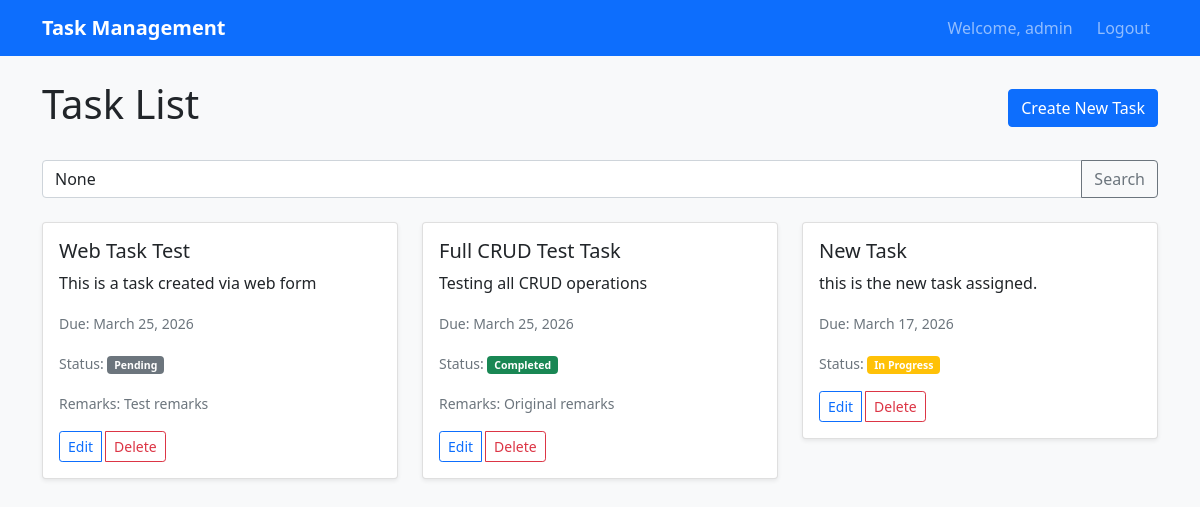
The app's page / (signed in) with its own data.
### taskapp/models.py (models this page shows, shortened)
class Task(models.Model):
    STATUS_CHOICES = [
        ('Pending', 'Pending'),
        ('In Progress', 'In Progress'),
        ('Completed', 'Completed'),
    ]
    title = models.CharField(max_length=200)
    description = models.TextField()
    due_date = models.DateField()
    status = models.CharField(max_length=20, choices=STATUS_CHOICES, default='Pending')
    remarks = models.TextField(blank=True, null=True)
    created_on = models.DateTimeField(auto_now_add=True)
    last_updated_on = models.DateTimeField(auto_now=True)
    created_by = models.ForeignKey(User, related_name='created_tasks', on_delete=models.CASCADE)
    last_updated_by = models.ForeignKey(User, related_name='updated_tasks', on_delete=models.CASCADE)

### taskapp/views.py (the view)
# urls.py: path('', views.task_list, name='task_list'),
@login_required
def task_list(request):
    query = request.GET.get('q')
    if query:
        tasks = Task.objects.filter(
            Q(title__icontains=query) | Q(description__icontains=query),
            created_by=request.user
        )
    else:
        tasks = Task.objects.filter(created_by=request.user)
    return render(request, 'taskapp/task_list.html', {'tasks': tasks, 'query': query})

### templates/taskapp/task_list.html (shortened to what this page needs)
{% extends 'base.html' %}
{% block content %}
<div class="d-flex justify-content-between align-items-center mb-4">
    <h1>Task List</h1>
    <a href="{% url 'task_create' %}" class="btn btn-primary">Create New Task</a>
</div>
<form method="get" class="mb-4">
    <div class="input-group">
        <input type="text" name="q" class="form-control" placeholder="Search tasks..." value="{{ query }}">
        <button class="btn btn-outline-secondary" type="submit">Search</button>
    </div>
</form>
<div class="row">
    {% for task in tasks %}
    <div class="col-md-4 mb-4">
        <div class="card">
            <div class="card-body">
                <h5 class="card-title">{{ task.title }}</h5>
                <p class="card-text">{{ task.description|truncatechars:100 }}</p>
                <p class="card-text"><small class="text-muted">Due: {{ task.due_date }}</small></p>
                <p class="card-text"><small class="text-muted">Status: <span class="badge bg-{% if task.status == 'Completed' %}success{% elif task.status == 'In Progress' %}warning{% else %}secondary{% endif %}">{{ task.status }}</span></small></p>
                {% if task.remarks %}
                <p class="card-text"><small class="text-muted">Remarks: {{ task.remarks }}</small></p>
                {% endif %}
                <div class="btn-group">
                    <a href="{% url 'task_update' task.pk %}" class="btn btn-sm btn-outline-primary">Edit</a>
                    <a href="{% url 'task_delete' task.pk %}" class="btn btn-sm btn-outline-danger">Delete</a>
                </div>
            </div>
        </div>
    </div>
    {% empty %}
    <div class="col-12">
        <p class="text-center">No tasks found.</p>
    </div>
    {% endfor %}
</div>
{% endblock %}

### templates/base.html (shortened to what this page needs)
{% load static %}
<!DOCTYPE html>
<html lang="en">
<head>
    <link href="https://cdn.jsdelivr.net/npm/bootstrap@5.1.3/dist/css/bootstrap.min.css" rel="stylesheet">
    <link rel="stylesheet" href="{% static 'css/style.css' %}">
</head>
<body>
    <nav class="navbar navbar-expand-lg navbar-dark bg-primary">
        <div class="container">
            <a class="navbar-brand" href="{% url 'task_list' %}">Task Management</a>
            <div class="navbar-nav ms-auto">
                {% if user.is_authenticated %}
                    <span class="navbar-text me-3">Welcome, {{ user.username }}</span>
                    <a class="nav-link" href="{% url 'logout' %}">Logout</a>
                {% else %}
                    <a class="nav-link" href="{% url 'login' %}">Login</a>
                {% endif %}
            </div>
        </div>
    </nav>
    <div class="container mt-4">
        {% block content %}{% endblock %}
    </div>
</body>
</html>

### static/css/style.css (style rules this page uses)
body { background-color: #f8f9fa; }
.card { box-shadow: 0 0.125rem 0.25rem rgba(0, 0, 0, 0.075); }
.navbar-brand { font-weight: bold; }
.btn-group .btn { margin-right: 0.25rem; }

### records on screen
Task: title "Web Task Test", description "This is a task created via web form", due_date "March 25, 2026", status "Pending", remarks "Test remarks"
Task: title "Full CRUD Test Task", description "Testing all CRUD operations", due_date "March 25, 2026", status "Completed", remarks "Original remarks"
Task: title "New Task", description "this is the new task assigned.", due_date "March 17, 2026", status "In Progress"

### other values on screen
{{ user.username }} "admin"
